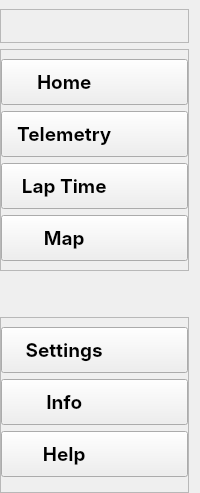
     <widget class="QWidget" name="leftMenuContainer" native="true">
      <layout class="QVBoxLayout" name="verticalLayout">
       <property name="spacing">
        <number>0</number>
       </property>
       <property name="leftMargin">
        <number>0</number>
       </property>
       <property name="topMargin">
        <number>0</number>
       </property>
       <property name="rightMargin">
        <number>0</number>
       </property>
       <property name="bottomMargin">
        <number>0</number>
       </property>
       <item alignment="Qt::AlignLeft">
        <widget class="QWidget" name="leftMenuSubContainer" native="true">
         <property name="styleSheet">
          <string notr="true">QPushButton{
	padding-bottom: 10px;
	padding-top: 10px;
	padding-left: 10px;
	padding-right: 75px;
}

QPushButton:hover {
    background-color: rgb(30, 30, 30);
}

QPushButton:pressed {
    background-color: rgb(150, 150, 150);
}</string>
         </property>
         <layout class="QVBoxLayout" name="verticalLayout_2">
          <property name="leftMargin">
           <number>0</number>
          </property>
          <property name="rightMargin">
           <number>0</number>
          </property>
          <property name="bottomMargin">
           <number>0</number>
          </property>
          <item alignment="Qt::AlignTop">
           <widget class="QFrame" name="logoFrame">
            <property name="enabled">
             <bool>true</bool>
            </property>
            <property name="styleSheet">
             <string notr="true">padding-left: 5px;</string>
            </property>
            <property name="frameShape">
             <enum>QFrame::StyledPanel</enum>
            </property>
            <property name="frameShadow">
             <enum>QFrame::Raised</enum>
            </property>
            <layout class="QVBoxLayout" name="verticalLayout_5">
             <property name="leftMargin">
              <number>0</number>
             </property>
             <property name="rightMargin">
              <number>0</number>
             </property>
             <property name="bottomMargin">
              <number>9</number>
             </property>
             <item>
              <widget class="QLabel" name="cornerLogo">
               <property name="maximumSize">
                <size>
                 <width>200</width>
                 <height>72</height>
                </size>
               </property>
               <property name="styleSheet">
                <string notr="true"/>
               </property>
               <property name="text">
                <string/>
               </property>
               <property name="pixmap">
                <pixmap resource="resources.qrc">:/Pictures/Images/Pictures/Logo.png</pixmap>
               </property>
               <property name="scaledContents">
                <bool>true</bool>
               </property>
              </widget>
             </item>
            </layout>
           </widget>
          </item>
          <item alignment="Qt::AlignTop">
           <widget class="QFrame" name="menuSection1">
            <property name="sizePolicy">
             <sizepolicy hsizetype="Preferred" vsizetype="Preferred">
              <horstretch>0</horstretch>
              <verstretch>0</verstretch>
             </sizepolicy>
            </property>
            <property name="frameShape">
             <enum>QFrame::StyledPanel</enum>
            </property>
            <property name="frameShadow">
             <enum>QFrame::Raised</enum>
            </property>
            <layout class="QVBoxLayout" name="verticalLayout_4">
             <property name="leftMargin">
              <number>0</number>
             </property>
             <property name="topMargin">
              <number>9</number>
             </property>
             <property name="rightMargin">
              <number>0</number>
             </property>
             <item>
              <widget class="QPushButton" name="homeButton">
               <property name="font">
                <font>
                 <family>Inter</family>
                 <pointsize>14</pointsize>
                 <bold>true</bold>
                </font>
               </property>
               <property name="toolTip">
                <string/>
               </property>
               <property name="styleSheet">
                <string notr="true"/>
               </property>
               <property name="text">
                <string> Home</string>
               </property>
               <property name="icon">
                <iconset resource="resources.qrc">
                 <normaloff>:/Icons/Images/Icons/house.png</normaloff>:/Icons/Images/Icons/house.png</iconset>
               </property>
               <property name="iconSize">
                <size>
                 <width>42</width>
                 <height>24</height>
                </size>
               </property>
              </widget>
             </item>
             <item>
              <widget class="QPushButton" name="telemetryButton">
               <property name="font">
                <font>
                 <family>Inter</family>
                 <pointsize>14</pointsize>
                 <bold>true</bold>
                </font>
               </property>
               <property name="toolTip">
                <string/>
               </property>
               <property name="text">
                <string> Telemetry</string>
               </property>
               <property name="icon">
                <iconset resource="resources.qrc">
                 <normaloff>:/Icons/Images/Icons/chart-bar.png</normaloff>:/Icons/Images/Icons/chart-bar.png</iconset>
               </property>
               <property name="iconSize">
                <size>
                 <width>24</width>
                 <height>24</height>
                </size>
               </property>
              </widget>
             </item>
             <item>
              <widget class="QPushButton" name="lapTimeButton">
               <property name="font">
                <font>
                 <family>Inter</family>
                 <pointsize>14</pointsize>
                 <bold>true</bold>
                </font>
               </property>
               <property name="toolTip">
                <string/>
               </property>
               <property name="text">
                <string> Lap Time</string>
               </property>
               <property name="icon">
                <iconset resource="resources.qrc">
                 <normaloff>:/Icons/Images/Icons/clock-rotate-left.png</normaloff>:/Icons/Images/Icons/clock-rotate-left.png</iconset>
               </property>
               <property name="iconSize">
                <size>
                 <width>24</width>
                 <height>24</height>
                </size>
               </property>
              </widget>
             </item>
             <item>
              <widget class="QPushButton" name="mapButton">
               <property name="font">
                <font>
                 <family>Inter</family>
                 <pointsize>14</pointsize>
                 <bold>true</bold>
                </font>
               </property>
               <property name="text">
                <string> Map</string>
               </property>
               <property name="icon">
                <iconset resource="resources.qrc">
                 <normaloff>:/Icons/Images/Icons/map-location-dot.png</normaloff>:/Icons/Images/Icons/map-location-dot.png</iconset>
               </property>
               <property name="iconSize">
                <size>
                 <width>26</width>
                 <height>26</height>
                </size>
               </property>
              </widget>
             </item>
            </layout>
           </widget>
          </item>
          <item>
           <spacer name="sectionSpacer">
            <property name="orientation">
             <enum>Qt::Vertical</enum>
            </property>
            <property name="sizeHint" stdset="0">
             <size>
              <width>20</width>
              <height>40</height>
             </size>
            </property>
           </spacer>
          </item>
          <item alignment="Qt::AlignBottom">
           <widget class="QFrame" name="menuSection2">
            <property name="frameShape">
             <enum>QFrame::StyledPanel</enum>
            </property>
            <property name="frameShadow">
             <enum>QFrame::Raised</enum>
            </property>
            <layout class="QVBoxLayout" name="verticalLayout_3">
             <property name="leftMargin">
              <number>0</number>
             </property>
             <property name="rightMargin">
              <number>0</number>
             </property>
             <property name="bottomMargin">
              <number>0</number>
             </property>
             <item>
              <widget class="QPushButton" name="settingsButton">
               <property name="font">
                <font>
                 <family>Inter</family>
                 <pointsize>14</pointsize>
                 <bold>true</bold>
                </font>
               </property>
               <property name="toolTip">
                <string/>
               </property>
               <property name="text">
                <string> Settings</string>
               </property>
               <property name="icon">
                <iconset resource="resources.qrc">
                 <normaloff>:/Icons/Images/Icons/gear.png</normaloff>:/Icons/Images/Icons/gear.png</iconset>
               </property>
               <property name="iconSize">
                <size>
                 <width>24</width>
                 <height>24</height>
                </size>
               </property>
              </widget>
             </item>
             <item>
              <widget class="QPushButton" name="infoButton">
               <property name="font">
                <font>
                 <family>Inter</family>
                 <pointsize>14</pointsize>
                 <bold>true</bold>
                </font>
               </property>
               <property name="toolTip">
                <string/>
               </property>
               <property name="text">
                <string> Info</string>
               </property>
               <property name="icon">
                <iconset resource="resources.qrc">
                 <normaloff>:/Icons/Images/Icons/circle-info.png</normaloff>:/Icons/Images/Icons/circle-info.png</iconset>
               </property>
               <property name="iconSize">
                <size>
                 <width>24</width>
                 <height>24</height>
                </size>
               </property>
              </widget>
             </item>
             <item>
              <widget class="QPushButton" name="helpButton">
               <property name="font">
                <font>
                 <family>Inter</family>
                 <pointsize>14</pointsize>
                 <bold>true</bold>
                </font>
               </property>
               <property name="toolTip">
                <string/>
               </property>
               <property name="styleSheet">
                <string notr="true"/>
               </property>
               <property name="text">
                <string> Help</string>
               </property>
               <property name="icon">
                <iconset resource="resources.qrc">
                 <normaloff>:/Icons/Images/Icons/circle-question.png</normaloff>:/Icons/Images/Icons/circle-question.png</iconset>
               </property>
               <property name="iconSize">
                <size>
                 <width>24</width>
                 <height>24</height>
                </size>
               </property>
              </widget>
             </item>
             <item>
              <spacer name="bottomSpacer">
               <property name="orientation">
                <enum>Qt::Vertical</enum>
               </property>
               <property name="sizeHint" stdset="0">
                <size>
                 <width>20</width>
                 <height>15</height>
                </size>
               </property>
              </spacer>
             </item>
            </layout>
           </widget>
          </item>
         </layout>
        </widget>
       </item>
      </layout>
     </widget>
